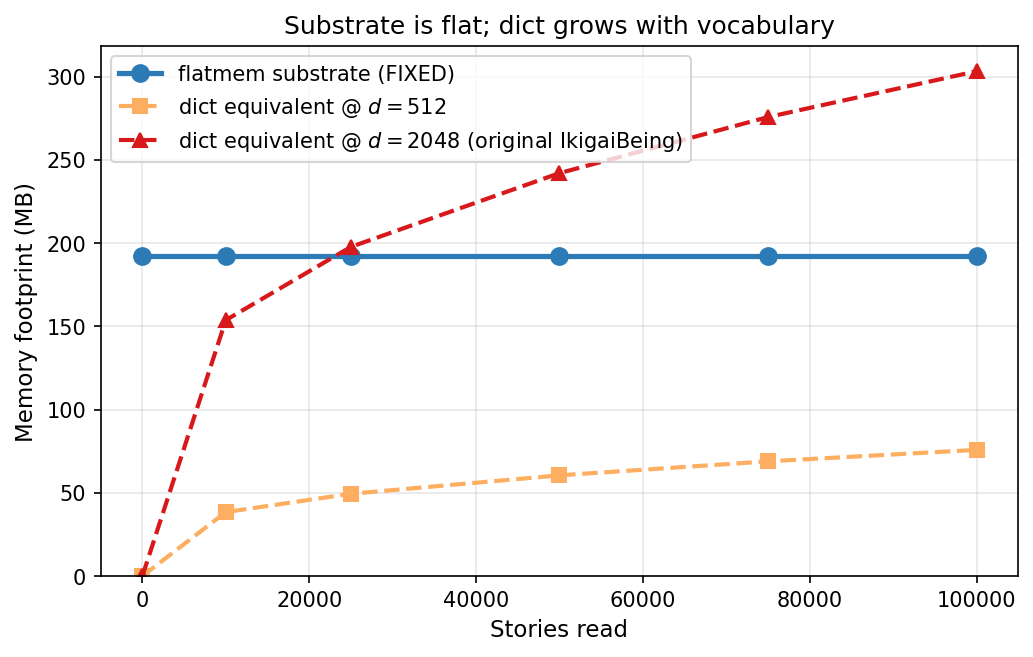

Recreate this plot in Python.
"""
Figure 1: substrate-flat vs dict-grows.

Data from Pack 114, 115, 125 (substrate stays 192 MB across 0 to 100K stories;
hypothetical dict-equivalent grows with vocab).
"""
import matplotlib
matplotlib.use('Agg')
import matplotlib.pyplot as plt

# Empirical from Pack 125 (TinyStories 100K run):
# (stories, vocab) at each checkpoint
data = [
    (0,       0),
    (10_000,  9841),    # from Pack 123
    (25_000, 12658),    # Pack 125
    (50_000, 15493),    # Pack 125
    (75_000, 17648),    # Pack 125
    (100_000, 19411),   # Pack 125
]
stories = [s for s, _ in data]
vocab   = [v for _, v in data]

# d=512, complex64 = 8 bytes per component -> 4096 bytes per word
DICT_BYTES_PER_WORD_D512  = 512 * 8
# d=2048 (the ORIGINAL IkigaiBeing): 16384 bytes per word
DICT_BYTES_PER_WORD_D2048 = 2048 * 8
SUBSTRATE_MB = 192   # fixed

dict_mb_d512  = [v * DICT_BYTES_PER_WORD_D512  / 1_048_576 for v in vocab]
dict_mb_d2048 = [v * DICT_BYTES_PER_WORD_D2048 / 1_048_576 for v in vocab]
substrate_mb  = [SUBSTRATE_MB] * len(stories)

fig, ax = plt.subplots(figsize=(7, 4.5))
ax.plot(stories, substrate_mb,  'o-', color='#2c7bb6', linewidth=2.5,
        markersize=8, label='flatmem substrate (FIXED)')
ax.plot(stories, dict_mb_d512,  's--', color='#fdae61', linewidth=2,
        markersize=7, label=r'dict equivalent @ $d=512$')
ax.plot(stories, dict_mb_d2048, '^--', color='#d7191c', linewidth=2,
        markersize=7, label=r'dict equivalent @ $d=2048$ (original IkigaiBeing)')
ax.set_xlabel('Stories read', fontsize=11)
ax.set_ylabel('Memory footprint (MB)', fontsize=11)
ax.set_title('Substrate is flat; dict grows with vocabulary', fontsize=12)
ax.legend(loc='upper left', fontsize=10)
ax.grid(True, alpha=0.3)
ax.set_ylim(bottom=0)
plt.tight_layout()
plt.savefig('fig1_substrate_flat.pdf', bbox_inches='tight')
plt.savefig('fig1_substrate_flat.png', bbox_inches='tight', dpi=150)
print('saved fig1_substrate_flat.pdf / .png')
